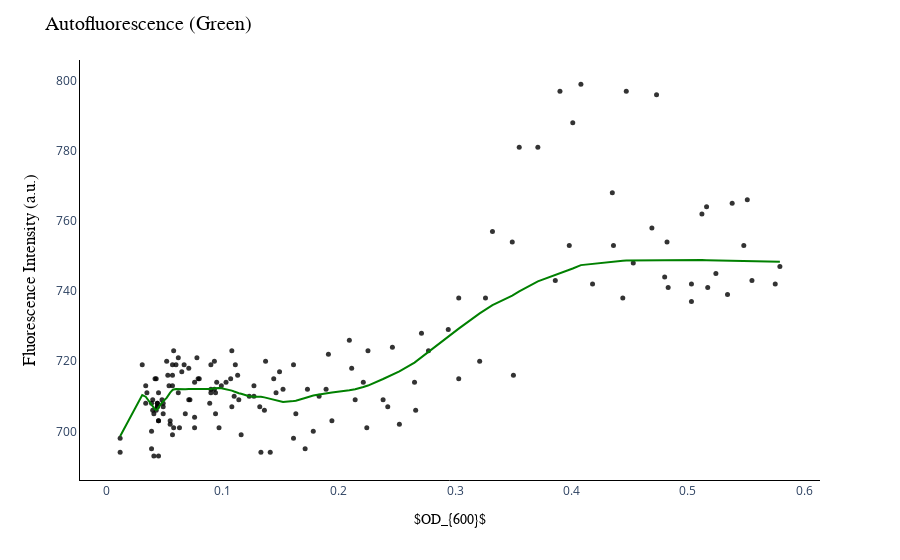

Notebook cell for this chart:
### Code cell
x=result.iloc[:, 0]
y=result.iloc[:, 2]
y_hat4 = lowess(y, x, frac=1/5)

fig = px.scatter(result, x, y, opacity=0.8, color_discrete_sequence=['black'])

# Change chart background color
fig.update_layout(dict(plot_bgcolor = 'white'))

fig.add_traces(go.Scatter(x=y_hat4[:,0], y=y_hat4[:,1], name='LOWESS, frac=1/5', line=dict(color='green')))

# Update axes lines
fig.update_xaxes(showgrid=True, gridwidth=1, gridcolor='lightgrey', 
                 zeroline=False, zerolinewidth=1, zerolinecolor='lightgrey', 
                 showline=True, linewidth=1, linecolor='black')

fig.update_yaxes(showgrid=True, gridwidth=1, gridcolor='lightgrey', 
                 zeroline=False, zerolinewidth=1, zerolinecolor='lightgrey', 
                 showline=True, linewidth=1, linecolor='black')

# Set figure title
fig.update_layout(title=dict(text="Autofluorescence (Green)",  font=dict(family = 'Arial', color='black', size = 20)), xaxis_title=dict(text="$OD_{600}$",  font=dict(family = 'Arial', color='black', size = 14)), yaxis_title=dict(text="Fluorescence Intensity (a.u.)",  font=dict(family = 'Arial', color='black', size = 17)))
fig.update_layout(xaxis_showgrid=False, yaxis_showgrid=False)
fig.update_layout(showlegend=False)

# Update marker size
fig.update_traces(marker=dict(size=5))

fig.show()

### Figure 1 — Plotly figure (JSON) as saved in the notebook; plotly's stock layout.template omitted (floating-point values rounded to 4 significant figures; data arrays with more than 128 entries replaced by an {"elided": "..."} marker saying what was removed)
{"data": [{"hovertemplate": "x=%{x}<br>y=%{y}<extra></extra>", "legendgroup": "", "marker": {"color": "black", "opacity": 0.8, "size": 5, "symbol": "circle"}, "mode": "markers", "name": "", "orientation": "v", "showlegend": false, "type": "scatter", "x": {"elided": "150 float values"}, "xaxis": "x", "y": {"elided": "150 int values"}, "yaxis": "y"}, {"line": {"color": "green"}, "marker": {"size": 5}, "name": "LOWESS, frac=1/5", "type": "scatter", "x": {"elided": "150 float values"}, "y": {"elided": "150 float values"}}], "layout": {"legend": {"tracegroupgap": 0}, "margin": {"t": 60}, "plot_bgcolor": "white", "showlegend": false, "title": {"font": {"color": "black", "family": "Arial", "size": 20}, "text": "Autofluorescence (Green)"}, "xaxis": {"anchor": "y", "domain": [0, 1], "gridcolor": "lightgrey", "gridwidth": 1, "linecolor": "black", "linewidth": 1, "showgrid": false, "showline": true, "title": {"font": {"color": "black", "family": "Arial", "size": 14}, "text": "$OD_{600}$"}, "zeroline": false, "zerolinecolor": "lightgrey", "zerolinewidth": 1}, "yaxis": {"anchor": "x", "domain": [0, 1], "gridcolor": "lightgrey", "gridwidth": 1, "linecolor": "black", "linewidth": 1, "showgrid": false, "showline": true, "title": {"font": {"color": "black", "family": "Arial", "size": 17}, "text": "Fluorescence Intensity (a.u.)"}, "zeroline": false, "zerolinecolor": "lightgrey", "zerolinewidth": 1}}}
